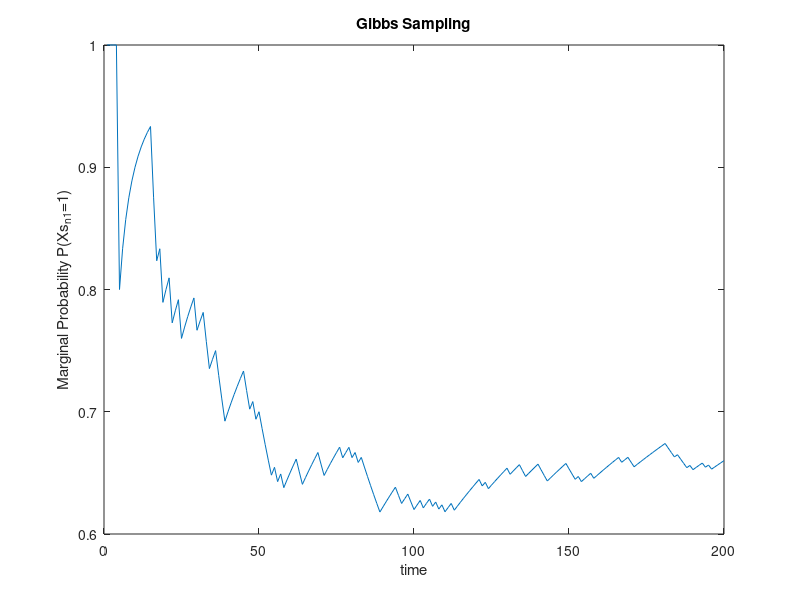

This figure's MATLAB source:
n = 10;
X = zeros(n,n); %X values
a = 0.7;
b = 0.5;
c = 0.3;

Cs = 1-a;
alfa = log(b*(1-a)/(a*(1-b)));
beta = log((1-b)/(1-a));
gama = log(a/(1-a));
sigma = log(c/(1-c));

m = 200; %number of samples
count = zeros(n-1,1); %count the number of 1 values
plot_vals = zeros(m,1);

for t=1:m
    for i=1:n
        for j=1:(n-i+1)
            rand_num = rand;
            if i==1
                p_s_ij_1 = Cs*exp(sigma*1);
                p_s_ij_0 = Cs*exp(sigma*0);
                if j==1
                    p_child_left_1 = 1;
                    p_child_left_0 = 1;
                else
                    y = X(i,j-1);
                    z = 1;
                    x = X(i+1,j-1);
                    p_child_left_1 = Cs*exp(alfa*x*(y-z)^2+beta*(y-z)^2+gama*x);
                    y = X(i,j-1);
                    z = 0;
                    x = X(i+1,j-1);
                    p_child_left_0 = Cs*exp(alfa*x*(y-z)^2+beta*(y-z)^2+gama*x);
                end
                if j==(n-i+1)
                    p_child_right_1 = 1;
                    p_child_right_0 = 1;
                else
                    y = 1;
                    z = X(i,j+1);
                    x = X(i+1,j);
                    p_child_right_1 = Cs*exp(alfa*x*(y-z)^2+beta*(y-z)^2+gama*x);
                    y = 0;
                    z = X(i,j+1);
                    x = X(i+1,j);
                    p_child_right_0 = Cs*exp(alfa*x*(y-z)^2+beta*(y-z)^2+gama*x);
                end
            elseif i==n
                y = X(i-1,j);
                z = X(i-1,j+1);
                x = 1;
                p_s_ij_1 = Cs*exp(alfa*x*(y-z)^2+beta*(y-z)^2+gama*x);
                y = X(i-1,j);
                z = X(i-1,j+1);
                x = 0;
                p_s_ij_0 = Cs*exp(alfa*x*(y-z)^2+beta*(y-z)^2+gama*x);
                p_child_left_1 = 1;
                p_child_left_0 = 1;
                p_child_right_1 = 1;
                p_child_right_0 = 1;
            else
                y = X(i-1,j);
                z = X(i-1,j+1);
                x = 1;
                p_s_ij_1 = Cs*exp(alfa*x*(y-z)^2+beta*(y-z)^2+gama*x);
                y = X(i-1,j);
                z = X(i-1,j+1);
                x = 0;
                p_s_ij_0 = Cs*exp(alfa*x*(y-z)^2+beta*(y-z)^2+gama*x);
                if j==1
                    p_child_left_1 = 1;
                    p_child_left_0 = 1;
                else
                    y = X(i,j-1);
                    z = 1;
                    x = X(i+1,j-1);
                    p_child_left_1 = Cs*exp(alfa*x*(y-z)^2+beta*(y-z)^2+gama*x);
                    y = X(i,j-1);
                    z = 0;
                    x = X(i+1,j-1);
                    p_child_left_0 = Cs*exp(alfa*x*(y-z)^2+beta*(y-z)^2+gama*x);
                end
                if j==(n-i+1)
                    p_child_right_1 = 1;
                    p_child_right_0 = 1;
                else
                    y = 1;
                    z = X(i,j+1);
                    x = X(i+1,j);
                    p_child_right_1 = Cs*exp(alfa*x*(y-z)^2+beta*(y-z)^2+gama*x);
                    y = 0;
                    z = X(i,j+1);
                    x = X(i+1,j);
                    p_child_right_0 = Cs*exp(alfa*x*(y-z)^2+beta*(y-z)^2+gama*x);
                end
            end
            prob_1 = p_s_ij_1*p_child_left_1*p_child_right_1;
            prob_0 = p_s_ij_0*p_child_left_0*p_child_right_0;
            prob = prob_1/(prob_1+prob_0);
            if rand_num < prob
                X(i,j) = 1;
            else
                X(i,j) = 0;
            end
        end
    end
    count = count + X(2:n,1);
    plot_vals(t) = count(n-1)/t;
end
probs = count/m

t=1:m;
plot(t,plot_vals(t))
xlabel('time');
ylabel('Marginal Probability P(Xs_n_1=1)')
title('Gibbs Sampling')